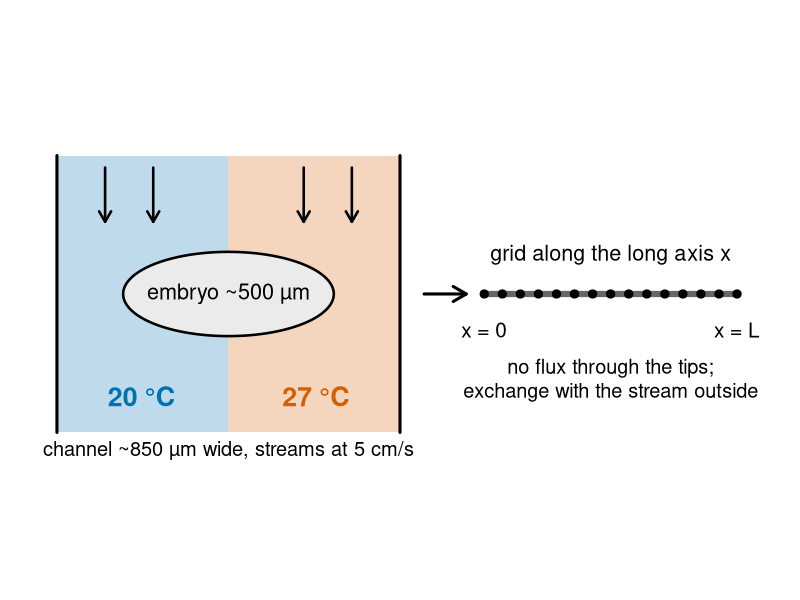
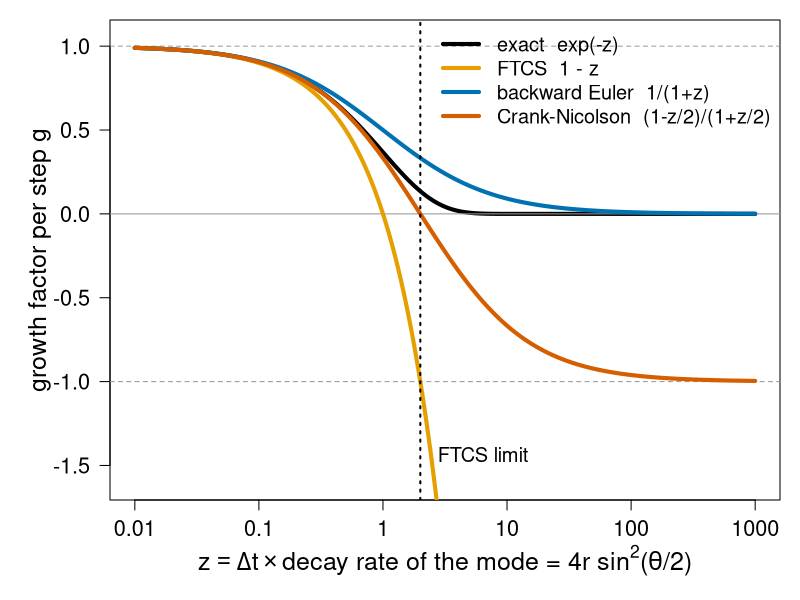
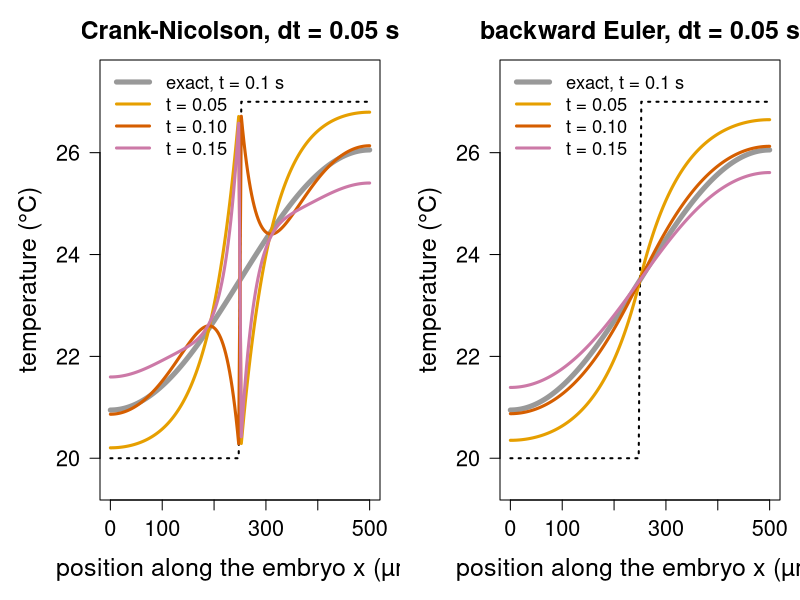
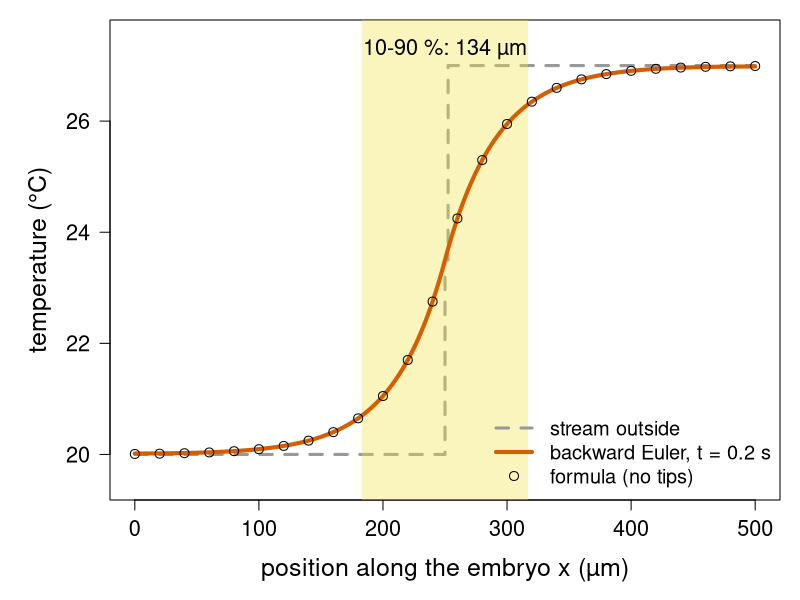
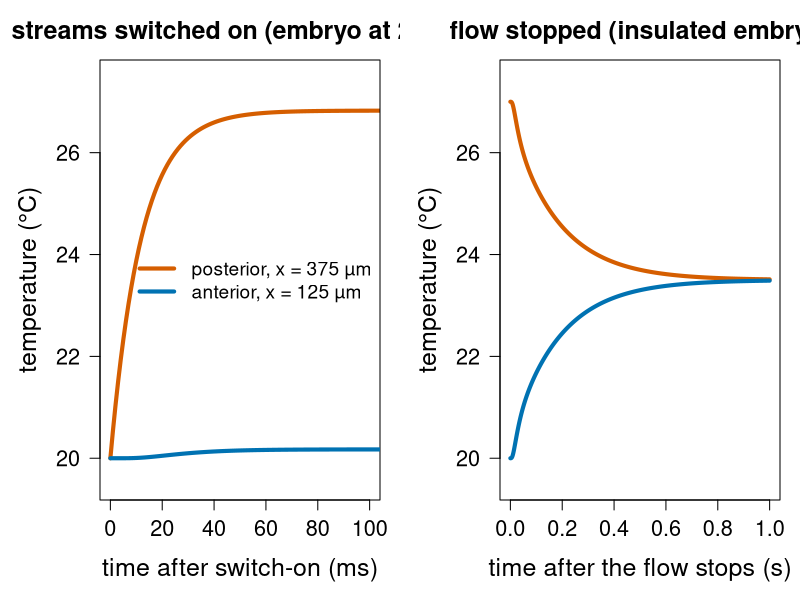
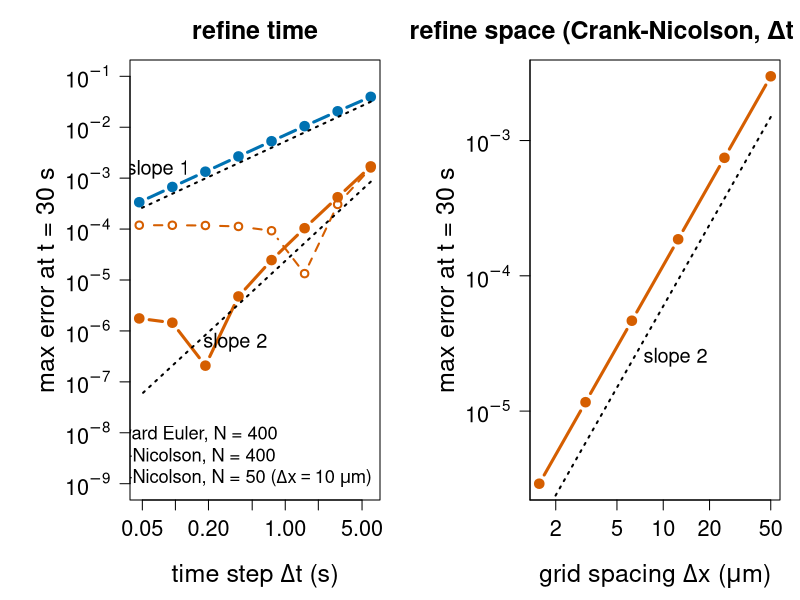

Source code (R) for these figures, in order:
# Figures for the diffusion-implicit/ unit ("Implicit schemes and the method of lines").
#
# Re-run by hand from this folder (it is NOT run by `quarto render`):
#   cd diffusion-implicit && Rscript make-diffusion-implicit-figs.R
#
# Base R graphics only (grDevices::svg). Colours are Okabe-Ito (colour-blind
# safe). Takes a few seconds. Makes:
#   fig01-embryo-setup.svg   the embryo between a cold and a warm laminar stream,
#                            and the 1D model along its long axis
#   fig02-amplification.svg  growth factor per step of each Fourier mode:
#                            FTCS, backward Euler, Crank-Nicolson, exact
#   fig03-cn-oscillation.svg "stop the flow": a 20/27 C step inside the embryo,
#                            Crank-Nicolson vs backward Euler with dt = 0.05 s
#   fig04-order.svg          verification on the chamber: error vs dt (BE, CN)
#                            and error vs dx, log-log
#   fig05-embryo-steady.svg  steady temperature inside the embryo with the
#                            streams running, and the 10-90 % width
#   fig06-embryo-time.svg    how fast the step forms after the streams are
#                            switched on, and the stop-flow decay
#
# All numbers are computed here with the same functions as on the slides.

oi <- c(orange = "#E69F00", sky = "#56B4E9", green = "#009E73",
        yellow = "#F0E442", blue = "#0072B2", red = "#D55E00",
        purple = "#CC79A7", grey = "#999999")

## ---- solvers (as on the slides) ------------------------------------------------

thomas <- function(a, b, c, d) {
  n <- length(d)
  for (i in 2:n) {
    w <- a[i] / b[i - 1]
    b[i] <- b[i] - w * c[i - 1]
    d[i] <- d[i] - w * d[i - 1]
  }
  x <- numeric(n)
  x[n] <- d[n] / b[n]
  for (i in (n - 1):1) x[i] <- (d[i] - c[i] * x[i + 1]) / b[i]
  x
}

## ---- the embryo (1D along the anterior-posterior axis) -------------------------
## nodes x_0 .. x_n on [0, L], no flux through the two tips (ghost nodes),
## heat exchange with the stream outside at rate 1/tau (kex = 0: streams off)

D_T  <- 1.4e-7 * 1e12             # thermal diffusivity of water, um^2/s
L    <- 500                        # embryo length, um
R    <- 100                        # embryo radius, um
tau  <- R^2 / (2.405^2 * D_T)      # exchange time, s (slowest radial mode)
lam  <- sqrt(D_T * tau)            # = R / 2.405, um
ne   <- 200; dxe <- L / ne; xe <- (0:ne) * dxe; me <- ne + 1
Tout <- ifelse(xe < L / 2, 20, ifelse(xe > L / 2, 27, 23.5))
lo <- c(0, rep(1, me - 2), 2); up <- c(2, rep(1, me - 2), 0); di <- rep(-2, me)
Kmul <- function(u) di * u + lo * c(0, u[-me]) + up * c(u[-1], 0)
emb_step <- function(u, dt, theta, kex) {         # theta = 1: BE, 1/2: CN
  r <- D_T * dt / dxe^2; k <- kex * dt
  rhs <- u + (1 - theta) * (r * Kmul(u) + k * (Tout - u)) + theta * k * Tout
  thomas(-theta * r * lo, 1 - theta * r * di + theta * k, -theta * r * up, rhs)
}
emb_run <- function(u, dt, nsteps, theta, kex) {
  for (s in seq_len(nsteps)) u <- emb_step(u, dt, theta, kex)
  u
}
T_steady <- Tout - 3.5 * sign(xe - L / 2) * exp(-abs(xe - L / 2) / lam)
stopflow_exact <- function(t, K = 4000) {          # cosine series, no-flux ends
  s <- rep(23.5, me)
  for (k in seq(1, K, by = 2))
    s <- s - 14 / (k * pi) * sin(k * pi / 2) * cos(k * pi * xe / L) * exp(-D_T * (k * pi / L)^2 * t)
  s
}

## ---- fig01: set-up ---------------------------------------------------------------

svg("fig01-embryo-setup.svg", width = 12, height = 5.2)
par(mar = c(0.5, 0.5, 0.5, 0.5))
plot(NA, xlim = c(0, 12), ylim = c(0, 5.2), axes = FALSE, xlab = "", ylab = "", asp = 1)
# channel seen from above: flow from top to bottom, cold stream left, warm right
rect(0.3, 0.4, 3.15, 5.0, col = adjustcolor(oi["blue"], 0.25), border = NA)
rect(3.15, 0.4, 6.0, 5.0, col = adjustcolor(oi["red"], 0.25), border = NA)
segments(c(0.3, 6.0), 0.4, c(0.3, 6.0), 5.0, lwd = 3)
arrows(c(1.1, 1.9, 4.4, 5.2), 4.8, c(1.1, 1.9, 4.4, 5.2), 3.9, lwd = 2.5, length = 0.12)
text(1.7, 1.0, "20 °C", cex = 1.6, col = oi["blue"], font = 2)
text(4.6, 1.0, "27 °C", cex = 1.6, col = oi["red"], font = 2)
th <- seq(0, 2 * pi, length.out = 200)
polygon(3.15 + 1.75 * cos(th), 2.7 + 0.7 * sin(th), col = "grey92", border = "black", lwd = 2.5)
text(3.15, 2.7, "embryo ~500 µm", cex = 1.3)
text(3.15, 0.1, "channel ~850 µm wide, streams at 5 cm/s", cex = 1.2)
# the 1D model
arrows(6.4, 2.7, 7.1, 2.7, lwd = 3, length = 0.15)
segments(7.4, 2.7, 11.6, 2.7, lwd = 6, col = "grey40")
points(seq(7.4, 11.6, length.out = 15), rep(2.7, 15), pch = 19, cex = 1.1)
text(9.5, 3.35, "grid along the long axis x", cex = 1.3)
text(7.4, 2.1, "x = 0", cex = 1.25); text(11.6, 2.1, "x = L", cex = 1.25)
text(9.5, 1.3, "no flux through the tips;\nexchange with the stream outside", cex = 1.2)
dev.off()

## ---- fig02: amplification factors ------------------------------------------------

z <- 10^seq(-2, 3, length.out = 400)   # z = 4 r sin^2(theta/2) = dt * |eigenvalue|
svg("fig02-amplification.svg", width = 10, height = 5.2)
par(mar = c(5, 5.5, 1, 1), cex.lab = 1.5, cex.axis = 1.3)
plot(z, exp(-z), log = "x", type = "l", lwd = 4, col = "black", ylim = c(-1.6, 1.05),
     xlab = expression(z == Delta * t %*% "decay rate of the mode" ~ "=" ~ 4 * r ~ sin^2 * "(" * theta * "/2)"),
     ylab = "growth factor per step g", las = 1, xaxt = "n")
axis(1, at = 10^(-2:3), labels = c("0.01", "0.1", "1", "10", "100", "1000"))
abline(h = c(-1, 0, 1), col = oi["grey"], lty = c(2, 1, 2))
lines(z, 1 - z, lwd = 4, col = oi["orange"])
lines(z, 1 / (1 + z), lwd = 4, col = oi["blue"])
lines(z, (1 - z / 2) / (1 + z / 2), lwd = 4, col = oi["red"])
abline(v = 2, lty = 3, lwd = 2)
text(2.3, -1.45, "FTCS limit", pos = 4, cex = 1.2)
legend("topright", c("exact  exp(-z)", "FTCS  1 - z", "backward Euler  1/(1+z)",
                       "Crank-Nicolson  (1-z/2)/(1+z/2)"),
       lwd = 4, col = c("black", oi["orange"], oi["blue"], oi["red"]), cex = 1.2, bty = "n")
dev.off()

## ---- fig03: CN oscillation with step data ---------------------------------------

u0 <- Tout                                  # the step, held by the streams until t = 0
svg("fig03-cn-oscillation.svg", width = 12, height = 5)
par(mfrow = c(1, 2), mar = c(5, 5, 3, 1), cex.lab = 1.5, cex.axis = 1.3, cex.main = 1.5)
for (th in c(0.5, 1)) {
  plot(xe, stopflow_exact(0.1), type = "l", lwd = 5, col = "grey60", ylim = c(19.5, 27.5),
       xlab = "position along the embryo x (µm)", ylab = "temperature (°C)", las = 1,
       main = if (th == 0.5) "Crank-Nicolson, dt = 0.05 s" else "backward Euler, dt = 0.05 s")
  lines(xe, u0, lty = 3, lwd = 2)
  cols <- c(oi["orange"], oi["red"], oi["purple"])
  for (k in 1:3) lines(xe, emb_run(u0, 0.05, k, th, 0), lwd = 3, col = cols[k])
  legend("topleft", c("exact, t = 0.1 s", "t = 0.05", "t = 0.10", "t = 0.15"),
         lwd = c(5, 3, 3, 3), col = c("grey60", cols), cex = 1.1, bty = "n")
}
dev.off()

## ---- fig05: embryo steady state -----------------------------------------------------

Tss <- emb_run(rep(20, me), 0.005, 40, 1, 1 / tau)
f <- approxfun(Tss, xe)
x10 <- f(20.7); x90 <- f(26.3)
svg("fig05-embryo-steady.svg", width = 10, height = 5.2)
par(mar = c(5, 5.5, 1, 1), cex.lab = 1.5, cex.axis = 1.3)
plot(xe, Tout, type = "s", lwd = 3, lty = 2, col = oi["grey"], ylim = c(19.5, 27.5),
     xlab = "position along the embryo x (µm)", ylab = "temperature (°C)", las = 1)
rect(x10, 19, x90, 28, col = adjustcolor(oi["yellow"], 0.35), border = NA)
lines(xe, Tss, lwd = 4, col = oi["red"])
points(xe[seq(1, me, by = 8)], T_steady[seq(1, me, by = 8)], pch = 1, cex = 1.2)
text((x10 + x90) / 2, 27.3, sprintf("10-90 %%: %.0f µm", x90 - x10), cex = 1.3)
legend("bottomright", c("stream outside", "backward Euler, t = 0.2 s",
                        "formula (no tips)"),
       lwd = c(3, 4, NA), lty = c(2, 1, NA), pch = c(NA, NA, 1),
       col = c(oi["grey"], oi["red"], "black"), cex = 1.2, bty = "n")
dev.off()

## ---- fig06: time course ---------------------------------------------------------------

dt <- 0.001; tt <- seq(0, 1, by = dt)
iA <- which.min(abs(xe - 125)); iP <- which.min(abs(xe - 375))
on <- off <- matrix(NA, length(tt), 2)
u <- rep(20, me); v <- Tout
on[1, ] <- u[c(iA, iP)]; off[1, ] <- v[c(iA, iP)]
for (k in 2:length(tt)) {
  u <- emb_step(u, dt, 0.5, 1 / tau); v <- emb_step(v, dt, 1, 0)
  on[k, ] <- u[c(iA, iP)]; off[k, ] <- v[c(iA, iP)]
}
svg("fig06-embryo-time.svg", width = 12, height = 5)
par(mfrow = c(1, 2), mar = c(5, 5, 3, 1), cex.lab = 1.5, cex.axis = 1.3, cex.main = 1.5)
plot(tt * 1000, on[, 2], type = "l", lwd = 4, col = oi["red"], ylim = c(19.5, 27.5),
     xlim = c(0, 100), xlab = "time after switch-on (ms)", ylab = "temperature (°C)",
     las = 1, main = "streams switched on (embryo at 20 °C)")
lines(tt * 1000, on[, 1], lwd = 4, col = oi["blue"])
legend("right", c("posterior, x = 375 µm", "anterior, x = 125 µm"), lwd = 4,
       col = oi[c("red", "blue")], cex = 1.15, bty = "n")
plot(tt, off[, 2], type = "l", lwd = 4, col = oi["red"], ylim = c(19.5, 27.5),
     xlab = "time after the flow stops (s)", ylab = "temperature (°C)", las = 1,
     main = "flow stopped (insulated embryo)")
lines(tt, off[, 1], lwd = 4, col = oi["blue"])
dev.off()

## ---- fig04: order of accuracy on the chamber -----------------------------------------
## (filled in below)
## The chamber of the previous unit: L = 500 um, D = 1000 um^2/s, both
## reservoirs at c = 0, initial c = sin(pi x / L). Exact solution: the sine
## decays as exp(-D (pi/L)^2 t). Error = max over the nodes at t = 30 s.

D <- 1000; Lc <- 500
be_step <- function(c, r) {                # c includes the two boundary values
  m <- length(c) - 2; i <- 2:(m + 1)
  d <- c[i]
  d[1] <- d[1] + r * c[1]; d[m] <- d[m] + r * c[m + 2]
  c[i] <- thomas(rep(-r, m), rep(1 + 2 * r, m), rep(-r, m), d)
  c
}
cn_step <- function(c, r) {
  m <- length(c) - 2; i <- 2:(m + 1)
  d <- c[i] + r / 2 * (c[i - 1] - 2 * c[i] + c[i + 1])
  d[1] <- d[1] + r / 2 * c[1]; d[m] <- d[m] + r / 2 * c[m + 2]
  c[i] <- thomas(rep(-r / 2, m), rep(1 + r, m), rep(-r / 2, m), d)
  c
}
sine_err <- function(N, dt, step, tend = 30) {
  dx <- Lc / N; x <- seq(0, Lc, by = dx); c <- sin(pi * x / Lc)
  for (k in 1:round(tend / dt)) c <- step(c, D * dt / dx^2)
  max(abs(c - exp(-D * (pi / Lc)^2 * tend) * sin(pi * x / Lc)))
}
dts <- 6 / 2^(0:7)
e_be <- sapply(dts, function(h) sine_err(400, h, be_step))
e_cn <- sapply(dts, function(h) sine_err(400, h, cn_step))
e_cn50 <- sapply(dts, function(h) sine_err(50, h, cn_step))
Ns <- c(10, 20, 40, 80, 160, 320)
e_dx <- sapply(Ns, function(N) sine_err(N, 0.01, cn_step))

svg("fig04-order.svg", width = 12, height = 5.2)
par(mfrow = c(1, 2), mar = c(5, 6.5, 3, 1), mgp = c(3.6, 1, 0), cex.lab = 1.5, cex.axis = 1.3, cex.main = 1.5)
plot(dts, e_be, log = "xy", type = "b", pch = 19, lwd = 3, col = oi["blue"],
     ylim = c(1e-9, 0.1), xlab = expression("time step " * Delta * t ~ "(s)"),
     ylab = "max error at t = 30 s", las = 1, yaxt = "n", main = "refine time")
axis(2, at = 10^(-9:-1), labels = parse(text = paste0("10^", -9:-1)), las = 1)
lines(dts, e_cn, type = "b", pch = 19, lwd = 3, col = oi["red"])
lines(dts, e_cn50, type = "b", pch = 1, lwd = 2, lty = 2, col = oi["red"])
lines(dts, 0.8 * e_be[1] * (dts / dts[1]), lty = 3, lwd = 2)
lines(dts, 0.5 * e_cn[1] * (dts / dts[1])^2, lty = 3, lwd = 2)
text(0.07, 1.5e-3, "slope 1", cex = 1.2); text(0.35, 6e-7, "slope 2", cex = 1.2)
legend("bottomright", c("backward Euler, N = 400", "Crank-Nicolson, N = 400",
                        expression("Crank-Nicolson, N = 50 (" * Delta * x == 10 ~ mu * m * ")")),
       lwd = c(3, 3, 2), lty = c(1, 1, 2), pch = c(19, 19, 1),
       col = oi[c("blue", "red", "red")], cex = 1.1, bty = "n")
plot(Lc / Ns, e_dx, log = "xy", type = "b", pch = 19, lwd = 3, col = oi["red"],
     xlab = expression("grid spacing " * Delta * x ~ "(" * mu * "m)"),
     ylab = "max error at t = 30 s", las = 1, yaxt = "n",
     main = "refine space (Crank-Nicolson, Δt = 0.01 s)")
axis(2, at = 10^(-7:-2), labels = parse(text = paste0("10^", -7:-2)), las = 1)
lines(Lc / Ns, 0.5 * e_dx[1] * (Ns[1] / Ns)^2, lty = 3, lwd = 2)
text(12, 2.5e-5, "slope 2", cex = 1.2)
dev.off()
